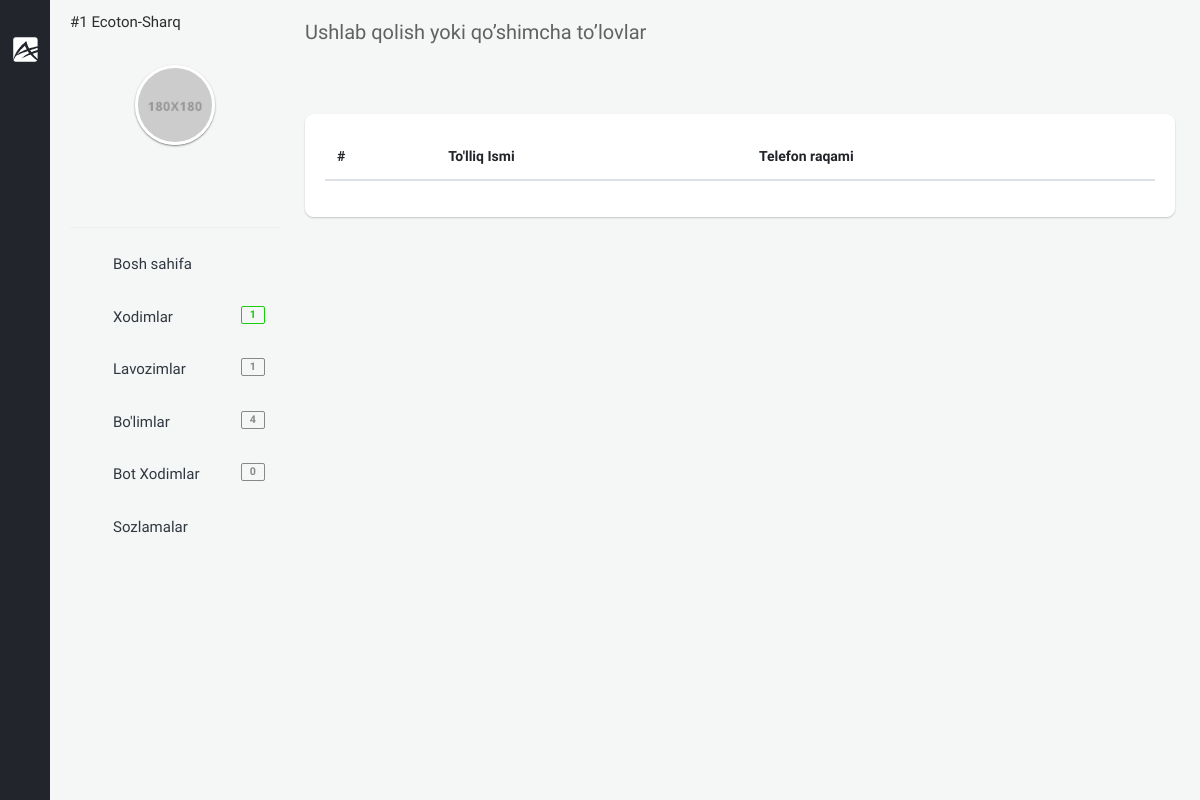
Before: /backoffice/new-telegram-staff (signed in) with the older database file.
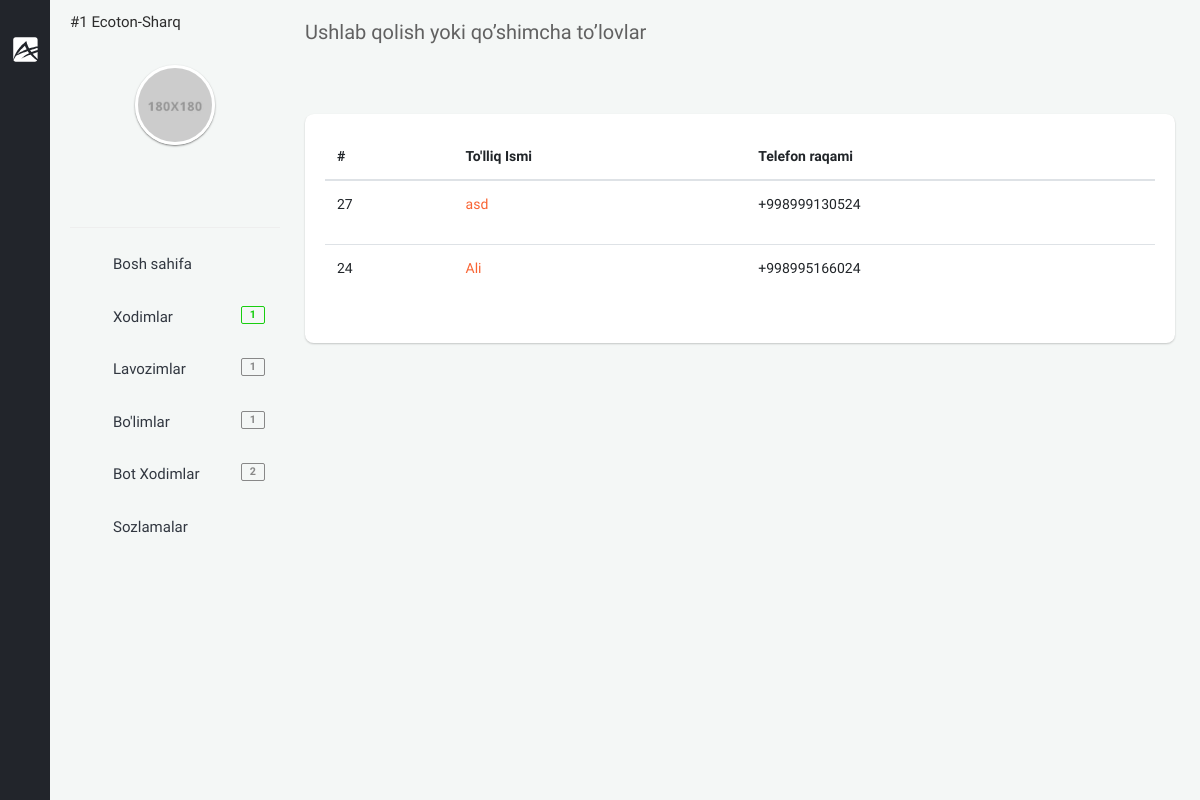
After: the same page with the newer database file.
### app/models.py (models this page shows, shortened)
class NewStaff(models.Model):
    company = models.ForeignKey(Company, null=True, blank=True, on_delete=models.CASCADE, verbose_name="Kompaniya")
    full_name = models.CharField(max_length=255, verbose_name="Xodimning to'liq ism sharifi")
    birth_date = models.DateField(null=True, blank=True, verbose_name="Xodimning tug'ilgan sanasi")
    image = models.ImageField(upload_to='company/staff/image/', null=True, blank=True, verbose_name="Xodimning rasmi")
    department = models.ForeignKey(Department, null=True, blank=True, on_delete=models.CASCADE,
                                   verbose_name="Xodim ishlaydigan bo'lim")
    position = models.ForeignKey(Position, on_delete=models.CASCADE, null=True, blank=True,
                                 verbose_name="Xodimning lavozimi")
    period_time = models.DateField(null=True, blank=True, verbose_name="Stajirovka mudati")
    phone_number = models.CharField(null=True, blank=True, max_length=50)
    address = models.CharField(null=True, blank=True, max_length=255)
    tg_user_id = models.IntegerField(null=True, blank=True)
    question_step = models.IntegerField(null=True, blank=True)
    tg_answer_id = models.IntegerField(null=True, blank=True)
    tg_username = models.CharField(null=True, blank=True, max_length=255)
    created_at = models.DateTimeField(auto_now_add=True)
    class Meta:
        ordering = ['-created_at']
        verbose_name_plural = "Yangi xodimlar"

### backoffice/views.py (the view)
# urls.py: path('new-telegram-staff', views.NewTelegramStaffListView.as_view(), name="new_telegram_staff"),
class NewTelegramStaffListView(LoginRequiredMixin, generic.ListView):
    template_name = 'backoffice/pages/new-telegram-staff/list.html'
    queryset = models.NewStaff.objects.all()
    def get_context_data(self, *, object_list=None, **kwargs):
        ctx = super(NewTelegramStaffListView, self).get_context_data(**kwargs)
        company = self.request.user.company
        ctx['new_staffs'] = models.NewStaff.objects.filter(company=company)
        return ctx

### app/models.py (called while the page is built)
    def __str__(self):
        return f'#{self.id}  {self.name}'

### backoffice/context_processors.py (called while the page is built)
def staff_amount(request):
    amount_staff = None
    if request.user.is_anonymous == False:
        company = request.user.company
        staff = models.Staff.objects.filter(company=company)
        amount_staff = staff.count()
    return {"amount_staff": amount_staff}

def position_amount(request):
    position_amounts = None
    if request.user.is_anonymous == False:
        company = request.user.company
        position = models.Position.objects.filter(company=company)
        position_amounts = position.count()
    return {
        'position_amounts': position_amounts
    }

def department_amount(request):
    department_amounts = None
    if request.user.is_anonymous == False:
        company = request.user.company
        department = models.Department.objects.filter(company=company)
        department_amounts = department.count()
    return {
        'department_amounts': department_amounts
    }

### templates/backoffice/pages/new-telegram-staff/list.html (shortened to what this page needs)
{% extends 'backoffice/base.html' %}
{% block content %}
    <section class="content">
    <div class="container-fluid">
        <div class="block-header">
            <div class="row clearfix">
                <div class="col-lg-12 col-md-12 col-sm-12">
                    <h2>Ushlab qolish yoki qo’shimcha to’lovlar</h2>
                </div>
            </div>
        </div>
        <div class="row clearfix">
            <div class="col-lg-12 col-md-12 col-sm-12">
                <div class="card">
                    <div class="header">
                    </div>
                    <div class="body table-responsive">
                        <table class="table table-hover">
                            <thead>
                                <tr>
                                    <th>#</th>
                                    <th>To'lliq Ismi</th>
                                    <th>Telefon raqami</th>
                                </tr>
                            </thead>
                            <tbody>
                            {% for new_staff in new_staffs %}
                                    <tr>
                                        <td>
                                            <p>{{ new_staff.id }}</p>
                                        </td>
                                        <td>
                                            <a href="{% url 'new_telegram_staff_detail' new_staff.id %}">
                                                <p>{{ new_staff.full_name }}</p>
                                            </a>
                                        </td>
                                        <td>
                                            <p>{{ new_staff.phone_number }}</p>
                                        </td>
                                </tr>
                            {% endfor %}
                            </tbody>
                        </table>
                    </div>
                </div>
            </div>
        </div>
    </div>
</section>
{% endblock %}

### templates/backoffice/parts/minileftbar.html (shortened to what this page needs)
{% load static %}
<aside id="minileftbar" class="minileftbar">
    <ul class="menu_list">
        <li>
            <a href="javascript:void(0);" class="bars" style="display: inline;"></a>
            <a class="navbar-brand" href="{% url 'backoffice-main' %}"><img src="{% static 'backoffice/assets/images/logo.svg' %}" alt="Alpino"></a>
        </li>
        <li><a href="javascript:void(0);" class="menu-sm"><i class="zmdi zmdi-swap"></i></a></li>
        <li><a href="" title="Events"><i class="zmdi zmdi-calendar"></i></a></li>
        <li><a href="" title="Contact List"><i class="zmdi zmdi-account-box-phone"></i></a></li>
        <li><a href="javascript:void(0);" class="fullscreen" data-provide="fullscreen"><i
                class="zmdi zmdi-fullscreen"></i></a></li>
        <li class="power">
            <a href="{% url 'logout' %}" class="mega-menu"><i class="zmdi zmdi-power"></i></a>
        </li>
    </ul>
</aside>
<aside class="right_menu">
    <div id="leftsidebar" class="sidebar">
        <div class="menu">
            <ul class="list">
                <li>
                    <p>{{ request.user.company }}</p>
                </li>
                <li>
                    <div class="user-info m-b-20">
                        <div class="image">
                            <a href="" class=" waves-effect waves-block"><img src="{% static 'backoffice/assets/images/profile_av.jpg' %}" alt="User"></a>
                        </div>
                        <div class="detail">
                            <a href="javascript:void(0);" title="" class=" waves-effect waves-block"><i class="zmdi zmdi-facebook-box"></i></a>
                            <a href="javascript:void(0);" title="" class=" waves-effect waves-block"><i class="zmdi zmdi-linkedin-box"></i></a>
                            <a href="javascript:void(0);" title="" class=" waves-effect waves-block"><i class="zmdi zmdi-instagram"></i></a>
                            <a href="javascript:void(0);" title="" class=" waves-effect waves-block"><i class="zmdi zmdi-twitter-box"></i></a>
                        </div>
                    </div>
                </li>
                <li><a href="{% url 'backoffice-main' %}" class="toggled waves-effect waves-block"><i class="zmdi zmdi-home"></i><span>Bosh sahifa</span></a></li>
                <li><a href="{% url 'staff' %}" class="menu-toggle waves-effect waves-block"><i class="zmdi zmdi zmdi-accounts-add"></i><span>Xodimlar</span><span class="badge badge-success float-right">{{ amount_staff }}</span></a>
                </li>
                <li><a href="{% url 'position' %}" class="menu-toggle waves-effect waves-block"><i class="zmdi zmdi-ticket-star"></i><span>Lavozimlar</span><span class="badge badge-default float-right">{{ position_amounts }}</span></a>
                </li>
                <li>
                    <a href="{% url 'department' %}" class="menu-toggle waves-effect waves-block"><i class="zmdi zmdi-window-maximize"></i><span>Bo'limlar</span> <span class="badge badge-default float-right">{{ department_amounts }}</span></a>
                </li>
                <li>
                    <a href="{% url 'new_telegram_staff' %}" class="menu-toggle waves-effect waves-block"><i class="zmdi zmdi-account-box-o "></i><span>Bot Xodimlar</span> <span class="badge badge-default float-right">{{ bot_user_list_counter }}</span></a>
                </li>
                <li>
                    <a href="{% url 'settings' %}" class="menu-toggle waves-effect waves-block"><i class="zmdi zmdi-settings zmdi-hc-spin"></i><span>Sozlamalar</span></a>
                </li>
            </ul>
        </div>
    </div>
</aside>

Changed rows visible on the page:
added NewStaff: id "27", full_name "asd", phone_number "+998999130524"
added NewStaff: id "24", full_name "Ali", phone_number "+998995166024"
Other visible differences:
{{ department_amounts }}: "4" → "1"
{{ bot_user_list_counter }}: "0" → "2"
